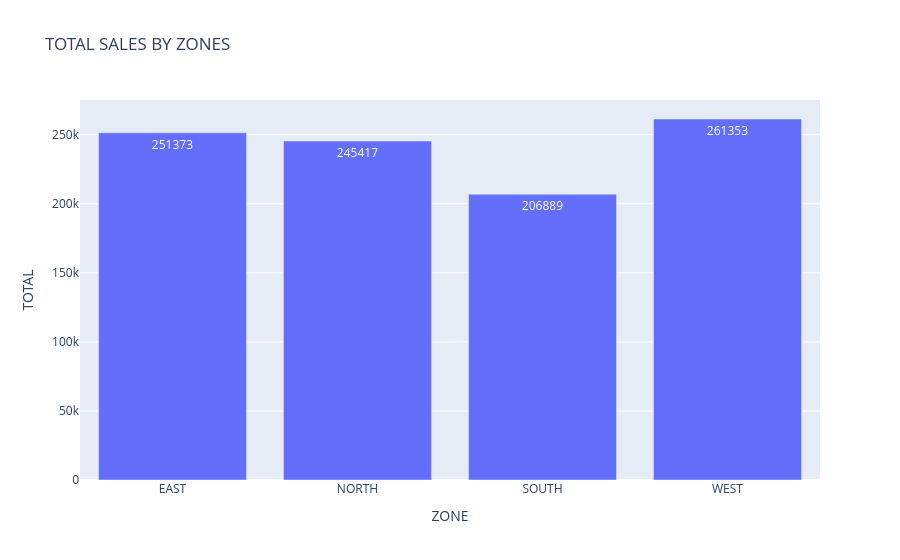

The code cell stored with this chart in its notebook:
### Code cell
import plotly.express as px

fig = px.bar(
    a,
    x="ZONE",
    y="TOTAL",
    text="TOTAL",
    title="TOTAL SALES BY ZONES"
)

fig.update_layout(
    xaxis_title="ZONE",
    yaxis_title="TOTAL"
)

fig.show()

### Figure 1 — Plotly figure (JSON) as saved in the notebook; plotly's stock layout.template omitted (floating-point values rounded to 4 significant figures)
{"data": [{"alignmentgroup": "True", "hovertemplate": "ZONE=%{x}<br>TOTAL=%{text}<extra></extra>", "legendgroup": "", "marker": {"color": "#636efa", "pattern": {"shape": ""}}, "name": "", "offsetgroup": "", "orientation": "v", "showlegend": false, "text": [251373, 245417, 206889, 261353], "textposition": "auto", "type": "bar", "x": ["EAST", "NORTH", "SOUTH", "WEST"], "xaxis": "x", "y": [251373, 245417, 206889, 261353], "yaxis": "y"}], "layout": {"autosize": true, "barmode": "relative", "legend": {"tracegroupgap": 0}, "title": {"text": "TOTAL SALES BY ZONES"}, "xaxis": {"anchor": "y", "autorange": true, "domain": [0, 1], "range": [-0.5, 3.5], "title": {"text": "ZONE"}, "type": "category"}, "yaxis": {"anchor": "x", "autorange": true, "domain": [0, 1], "range": [0, 275100.0], "title": {"text": "TOTAL"}, "type": "linear"}}}
